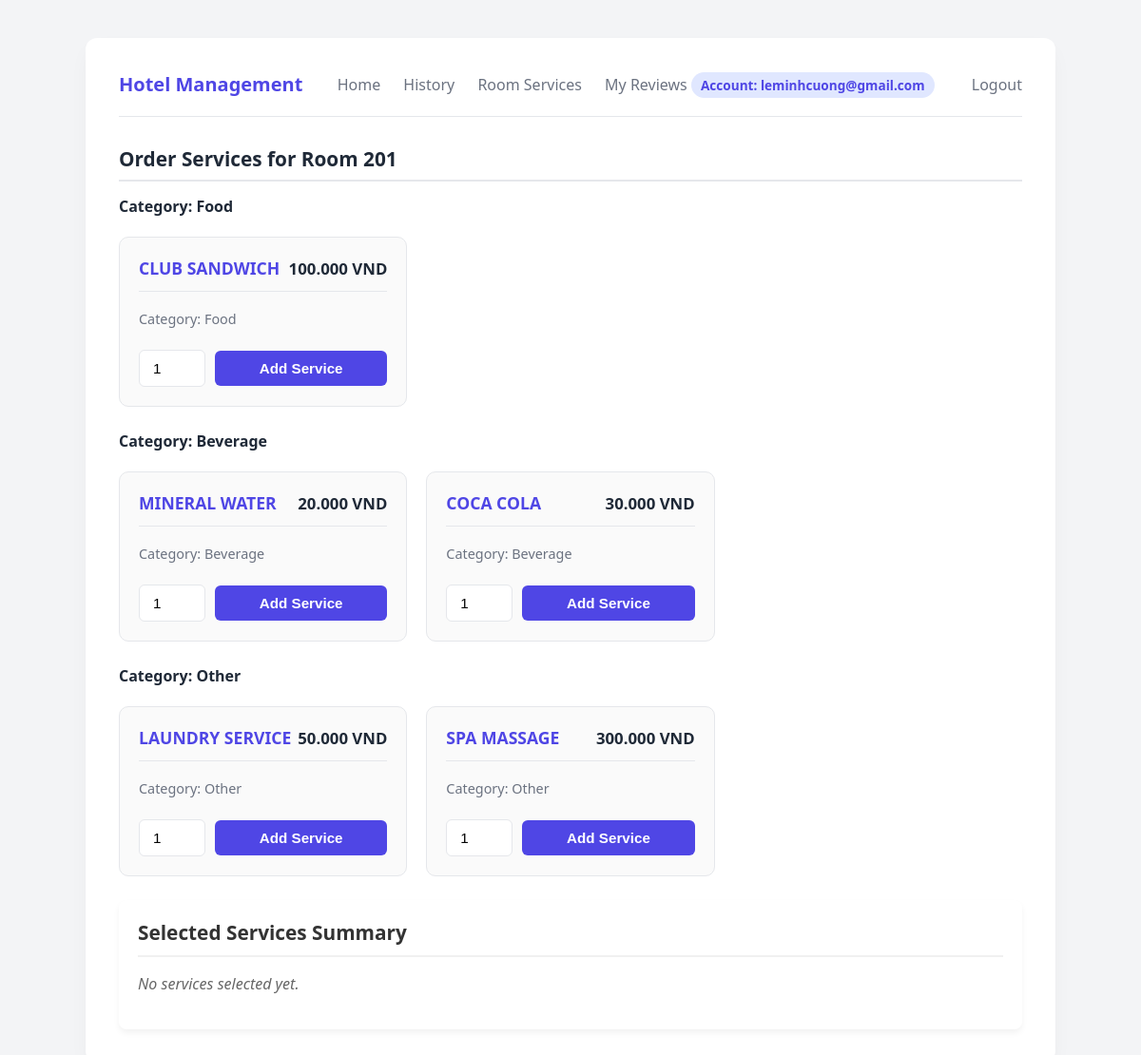
/Hotel_Management/index.php?action=selectServiceRoom&roomNumber=201 (signed in), run on the app's committed database.
### tables this page shows
CREATE TABLE HotelService (
    serviceID VARCHAR(50) PRIMARY KEY,
    serviceName VARCHAR(255) NOT NULL,
    price FLOAT NOT NULL,
    category VARCHAR(50) NOT NULL
);

### Hotel_Management/controllers/SearchReserveRoomController.php (called while the page is built, shortened)
<?php
class SearchReserveRoomController {
    public function checkLoginStatus(): bool {
        return isset($_SESSION['logged_in'])=== true;
    }
}

### Hotel_Management/controllers/RoomServiceController.php (called while the page is built, shortened)
<?php
class RoomServiceController {
    private $pdo;
    public function __construct($pdo) {
        $this->pdo = $pdo;
    }
    public function getServicesByCategory(string $category): array {
        $sql = "SELECT * FROM HotelService WHERE category = ?";
        $stmt = $this->pdo->prepare($sql);
        $stmt->execute([$category]);
        return $stmt->fetchAll(PDO::FETCH_ASSOC);
    }
}

### Hotel_Management/views/RoomServiceUI.php (the view, shortened to what this page needs)
<?php
class RoomServiceUI {
    private $controller;
    public function __construct($controller) {
        $this->controller = $controller;
    }
    public function selectRoom(string $roomNumber): void {
        echo "<h3>Order Services for Room {$roomNumber}</h3>";
        $categories = ['Food', 'Beverage', 'Other'];
        foreach ($categories as $cat) {
            echo "<h4>Category: {$cat}</h4>";
            $services = $this->controller->getServicesByCategory($cat);
            $this->displayServicesByCategory($services);
        }
        $summary = $this->controller->getServiceSummary();
        $this->displayServiceInformation($summary);
    }
    public function displayServicesByCategory(array $services): void {
        echo '<div class="room-grid" style="margin-bottom: 25px;">';
        foreach ($services as $s) {
            echo '<div class="room-card">
                    <div class="room-card-header">
                        <h4>' . htmlspecialchars($s['serviceName']) . '</h4>
                        <span class="room-price">' . number_format($s['price'], 0, ',', '.') . ' VND</span>
                    </div>
                    <div class="room-card-body">
                        <p>Category: ' . htmlspecialchars($s['category']) . '</p>
                    </div>
                    <div class="room-card-footer">
                        <form method="POST" action="index.php?action=addServiceItem&serviceID=' . urlencode($s['serviceID']) . '" style="padding:0; background:none; border:none; margin:0;">
                            <div style="display:flex; gap:10px; align-items:center;">
                                <input type="number" name="quantity" value="1" min="1" style="width:70px;">
                                <button type="submit">Add Service</button>
                            </div>
                        </form>
                    </div>
                </div>';
        }
        echo '</div>';
    }
    public function displayServiceInformation(array $summary): void {
        echo '<div class="service-summary-card" style="background: #fff; padding: 20px; border-radius: 8px; box-shadow: 0 4px 6px rgba(0,0,0,0.05); margin-top: 20px;">';
        echo '<h3 style="margin-top: 0; color: #333; border-bottom: 2px solid #f0f0f0; padding-bottom: 10px;">Selected Services Summary</h3>';
        $items = $summary['items'];
        if (empty($items)) {
            echo '<p style="color: #666; font-style: italic;">No services selected yet.</p>';
            echo '</div>';
            return;
        }
    }
}

### Hotel_Management/index.php (shortened to what this page needs)
<?php
require_once 'config/database.php';
require_once 'controllers/SearchReserveRoomController.php';
require_once 'controllers/CancelBookingController.php';
require_once 'controllers/RoomServiceController.php';
require_once 'views/RoomServiceUI.php';
try {
    $pdo = new PDO("mysql:host=127.0.0.1;dbname=Hotel;charset=utf8mb4", "root", "");
    $pdo->setAttribute(PDO::ATTR_ERRMODE, PDO::ERRMODE_EXCEPTION);
    $controller = new SearchReserveRoomController($pdo);
    $serviceController = new RoomServiceController($pdo);
    $serviceUI = new RoomServiceUI($serviceController);
    $isLoggedIn = $controller->checkLoginStatus();
    $loggedUser = $_SESSION['user_email'] ?? '';
    $userRole = $_SESSION['user_role'] ?? '';
    $action = $_GET['action'] ?? 'home';
?>
<!DOCTYPE html>
<html lang="en">
<head>
    <link rel="stylesheet" href="assets/style.css">
</head>
<body>
<div class="main-container">
    <nav>
        <a href="index.php" class="nav-brand">Hotel Management</a>
        <div class="nav-links">
            <?php if ($isLoggedIn && $userRole === 'Receptionist'): ?>
                <a href="index.php?action=openCheckIn">Check-in</a>
                <a href="index.php?action=openCheckOut">Check-out</a>
                <span class="user-badge">Staff: <?= htmlspecialchars($loggedUser) ?></span>
                <a href="index.php?action=logout">Logout</a>
            <?php elseif ($isLoggedIn): ?>
                <a href="index.php">Home</a>
                <a href="index.php?action=history">History</a>
                <a href="index.php?action=roomServices">Room Services</a>
                <a href="index.php?action=reviewHistory">My Reviews</a>
                <span class="user-badge">Account: <?= htmlspecialchars($loggedUser) ?></span>
                <a href="index.php?action=logout">Logout</a>
            <?php else: ?>
                <a href="index.php">Home</a>
                <a href="index.php?action=loginForm">Login</a>
                <a href="index.php?action=registerForm">Register</a>
            <?php endif; ?>
        </div>
    </nav>
    <?php
    switch ($action) {
        case 'selectServiceRoom':
            $roomNumber = $_GET['roomNumber'] ?? '';
            $serviceUI->selectRoom($roomNumber);
            break;
    }
    ?>
</div>
</body>
</html>
<?php
} catch (PDOException $e) {
    echo "<div style='font-family: sans-serif; color: red; padding: 20px;'>Database connection failed: " . $e->getMessage() . "</div>";
}
?>

### Hotel_Management/assets/style.css (style rules this page uses)
:root { --primary-color: #4f46e5; --primary-hover: #4338ca; --bg-color: #f3f4f6; --card-bg: #ffffff; --text-main: #1f2937; --text-muted: #6b7280; --border-color: #e5e7eb; --success-color: #10b981; --error-color: #ef4444; }
body { font-family: 'Segoe UI', system-ui, -apple-system, sans-serif; background-color: var(--bg-color); color: var(--text-main); margin: 0; padding: 0; display: flex; justify-content: center; align-items: flex-start; min-height: 100vh; }
.main-container { width: 100%; max-width: 950px; background: var(--card-bg); margin: 40px 20px; padding: 35px; border-radius: 12px; box-shadow: 0 10px 25px -5px rgba(0, 0, 0, 0.05), 0 8px 10px -6px rgba(0, 0, 0, 0.05); }
nav { display: flex; justify-content: space-between; align-items: center; border-bottom: 1px solid var(--border-color); padding-bottom: 20px; margin-bottom: 30px; }
.nav-brand { font-size: 1.25rem; font-weight: 700; color: var(--primary-color); text-decoration: none; }
.nav-links a { color: var(--text-muted); text-decoration: none; margin-left: 20px; font-weight: 500; transition: color 0.2s; }
.user-badge { background-color: #e0e7ff; color: var(--primary-color); padding: 4px 10px; border-radius: 20px; font-size: 0.85rem; font-weight: 600; margin-right: 15px; }
h2, h3, h4 { color: var(--text-main); margin-top: 0; }
h3 { font-size: 1.3rem; margin-bottom: 15px; border-bottom: 2px solid var(--border-color); padding-bottom: 8px; }
p { color: var(--text-muted); line-height: 1.5; }
form { background: #fafafa; border: 1px solid var(--border-color); padding: 25px; border-radius: 8px; margin-top: 20px; }
input[type="text"], input[type="date"], input[type="number"], input[type="password"], input[type="email"] { width: 100%; padding: 10px 14px; box-sizing: border-box; border: 1px solid var(--border-color); border-radius: 6px; font-size: 0.95rem; background-color: #ffffff; transition: border-color 0.2s, box-shadow 0.2s; }
button, .btn { background-color: var(--primary-color); color: white; padding: 10px 20px; border: none; border-radius: 6px; font-size: 0.95rem; font-weight: 600; cursor: pointer; text-decoration: none; display: inline-block; white-space: nowrap; transition: background-color 0.2s, transform 0.1s; }
.room-grid { display: grid; grid-template-columns: repeat(auto-fill, minmax(280px, 1fr)); gap: 20px; margin-top: 20px; }
@media (min-width: 900px) { .room-grid { grid-template-columns: repeat(3, 1fr); } }
.room-card { background: #fafafa; border: 1px solid var(--border-color); border-radius: 10px; padding: 20px; display: flex; flex-direction: column; justify-content: space-between; transition: transform 0.2s, box-shadow 0.2s; }
.room-card-header { display: flex; justify-content: space-between; align-items: center; border-bottom: 1px solid var(--border-color); padding-bottom: 12px; margin-bottom: 12px; }
.room-card-header h4 { margin: 0; color: var(--primary-color); font-size: 1.1rem; text-transform: uppercase; }
.room-price { font-weight: 700; color: var(--text-main); font-size: 1.05rem; }
.room-card-body { margin-bottom: 15px; }
.room-card-body p { margin: 6px 0; font-size: 0.9rem; }
.room-card-footer button { width: 100%; text-align: center; }

### data on the page
hotelservice: serviceName "CLUB SANDWICH", price "100.000", category "Food"
hotelservice: serviceName "MINERAL WATER", price "20.000", category "Beverage"
hotelservice: serviceName "COCA COLA", price "30.000", category "Beverage"
hotelservice: serviceName "LAUNDRY SERVICE", price "50.000", category "Other"
hotelservice: serviceName "SPA MASSAGE", price "300.000", category "Other"

### other printed values
$loggedUser "leminhcuong@gmail.com"
$roomNumber "201"
$cat "Food"
$cat "Beverage"
$cat "Other"
